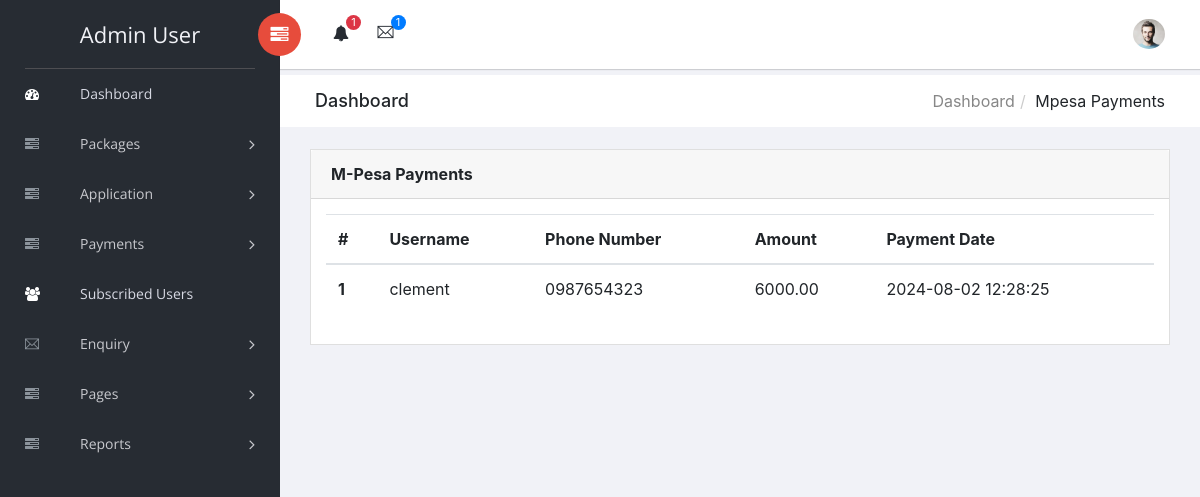
The page /admin/mpesa.php (signed in) on the database its author committed.
### tables this page shows
CREATE TABLE `mpesa_payments` (
  `id` int(11) NOT NULL,
  `username` varchar(255) NOT NULL,
  `phone` varchar(20) NOT NULL,
  `amount` decimal(10,2) NOT NULL,
  `payment_date` timestamp NOT NULL DEFAULT current_timestamp()
);

### admin/mpesa.php (the view, shortened to what this page needs)
<?php
include('includes/dbconnection.php');
?>
<!doctype html>
<html class="no-js" lang="en">
<head>
    <link rel="stylesheet" href="vendors/bootstrap/dist/css/bootstrap.min.css">
    <link rel="stylesheet" href="vendors/font-awesome/css/font-awesome.min.css">
    <link rel="stylesheet" href="vendors/themify-icons/css/themify-icons.css">
    <link rel="stylesheet" href="vendors/flag-icon-css/css/flag-icon.min.css">
    <link rel="stylesheet" href="vendors/selectFX/css/cs-skin-elastic.css">
    <link rel="stylesheet" href="vendors/jqvmap/dist/jqvmap.min.css">
    <link rel="stylesheet" href="assets/css/style.css">
</head>
<body>
    <?php include_once('includes/sidebar.php');?>
    <div id="right-panel" class="right-panel">
        <?php include_once('includes/header.php');?>
        <div class="breadcrumbs">
            <div class="col-sm-4">
                <div class="page-header float-left">
                    <div class="page-title">
                        <h1>Dashboard</h1>
                    </div>
                </div>
            </div>
            <div class="col-sm-8">
                <div class="page-header float-right">
                    <div class="page-title">
                        <ol class="breadcrumb text-right">
                            <li><a href="dashboard.php">Dashboard</a></li>
                            <li class="active">Mpesa Payments</li>
                        </ol>
                    </div>
                </div>
            </div>
        </div>
        <div class="content mt-3">
            <div class="col-sm-12">
                <div class="card">
                    <div class="card-header">
                        <strong class="card-title">M-Pesa Payments</strong>
                    </div>
                    <div class="card-body">
                        <table class="table">
                            <thead>
                                <tr>
                                    <th scope="col">#</th>
                                    <th scope="col">Username</th>
                                    <th scope="col">Phone Number</th>
                                    <th scope="col">Amount</th>
                                    <th scope="col">Payment Date</th>
                                </tr>
                            </thead>
                            <tbody>
                                <?php
                                $query = "SELECT * FROM mpesa_payments";
                                $result = mysqli_query($con, $query);
                                if ($result) {
                                    $cnt = 1;
                                    while ($row = mysqli_fetch_assoc($result)) {
                                        echo "<tr>";
                                        echo "<th scope='row'>" . $cnt . "</th>";
                                        echo "<td>" . htmlspecialchars($row['username']) . "</td>";
                                        echo "<td>" . htmlspecialchars($row['phone']) . "</td>";
                                        echo "<td>" . htmlspecialchars($row['amount']) . "</td>";
                                        echo "<td>" . htmlspecialchars($row['payment_date']) . "</td>";
                                        echo "</tr>";
                                        $cnt++;
                                    }
                                } else {
                                    echo "<tr><td colspan='5'>No records found</td></tr>";
                                }
                                ?>
                            </tbody>
                        </table>
                    </div>
                </div>
            </div>
        </div>
    </div>
</body>
</html>

### admin/includes/sidebar.php (shortened to what this page needs)
<aside id="left-panel" class="left-panel">
        <nav class="navbar navbar-expand-sm navbar-default">
<?php
$adminid=$_SESSION['cdsmsaid'];
$ret=mysqli_query($con,"select AdminName from tbladmin where ID='$adminid'");
$row=mysqli_fetch_array($ret);
$name=$row['AdminName'];
?>
            <div class="navbar-header">
                <a class="navbar-brand" href="dashboard.php"><?php echo $name; ?></a>
            </div>
            <div id="main-menu" class="main-menu collapse navbar-collapse">
                <ul class="nav navbar-nav">
                    <li class="active">
                        <a href="dashboard.php"> <i class="menu-icon fa fa-dashboard"></i>Dashboard </a>
                    </li>
<li class="menu-item-has-children dropdown">
                        <a href="#" class="dropdown-toggle" data-toggle="dropdown" aria-haspopup="true" aria-expanded="false"> <i class="menu-icon fa fa-tasks"></i>Packages</a>
                    </li>
<li class="menu-item-has-children dropdown">
                        <a href="#" class="dropdown-toggle" data-toggle="dropdown" aria-haspopup="true" aria-expanded="false"> <i class="menu-icon fa fa-tasks"></i>Application</a>
                    </li>
<li class="menu-item-has-children dropdown">
                        <a href="#" class="dropdown-toggle" data-toggle="dropdown" aria-haspopup="true" aria-expanded="false"> <i class="menu-icon fa fa-tasks"></i>Payments</a>
                    </li>
                     <li class="active">
                        <a href="subscribed-users.php"> <i class="menu-icon fa fa-users"></i>Subscribed Users</a>
                    </li>
               <li class="menu-item-has-children dropdown">
                        <a href="registered-users.php" class="dropdown-toggle" data-toggle="dropdown" aria-haspopup="true" aria-expanded="false"> <i class="menu-icon ti-email"></i>Enquiry</a>
                    </li>
   <li class="menu-item-has-children dropdown">
                        <a href="#" class="dropdown-toggle" data-toggle="dropdown" aria-haspopup="true" aria-expanded="false"> <i class="menu-icon fa fa-tasks"></i>Pages</a>
                    </li>
                    <li class="menu-item-has-children dropdown">
                        <a href="#" class="dropdown-toggle" data-toggle="dropdown" aria-haspopup="true" aria-expanded="false"> <i class="menu-icon fa fa-tasks"></i>Reports</a>
                    </li>
                </ul>
            </div>
        </nav>
    </aside>

### rows shown on the page
mpesa_payments: username "clement", phone "0987654323", amount "6000.00", payment_date "2024-08-02 12:28:25"

### other values the page prints
$name "Admin User"
$num "1"
$num1 "1"
